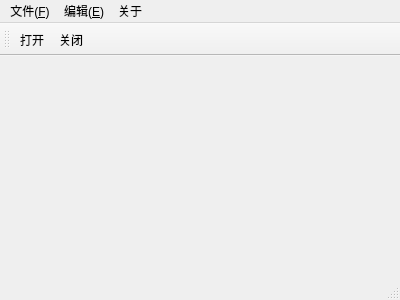
<?xml version="1.0" encoding="UTF-8"?>
<ui version="4.0">
 <class>MainWindow</class>
 <widget class="QMainWindow" name="MainWindow">
  <property name="geometry">
   <rect>
    <x>0</x>
    <y>0</y>
    <width>400</width>
    <height>300</height>
   </rect>
  </property>
  <property name="windowTitle">
   <string>MainWindow</string>
  </property>
  <widget class="QWidget" name="centralwidget"/>
  <widget class="QMenuBar" name="menubar">
   <property name="geometry">
    <rect>
     <x>0</x>
     <y>0</y>
     <width>400</width>
     <height>23</height>
    </rect>
   </property>
   <widget class="QMenu" name="menu">
    <property name="title">
     <string>文件(&amp;F)</string>
    </property>
   </widget>
   <widget class="QMenu" name="menu_E">
    <property name="title">
     <string>编辑(&amp;E)</string>
    </property>
   </widget>
   <widget class="QMenu" name="menu_2">
    <property name="title">
     <string>关于</string>
    </property>
   </widget>
   <addaction name="menu"/>
   <addaction name="menu_E"/>
   <addaction name="menu_2"/>
  </widget>
  <widget class="QStatusBar" name="statusbar"/>
  <widget class="QToolBar" name="toolBar">
   <property name="windowTitle">
    <string>toolBar</string>
   </property>
   <attribute name="toolBarArea">
    <enum>TopToolBarArea</enum>
   </attribute>
   <attribute name="toolBarBreak">
    <bool>false</bool>
   </attribute>
   <addaction name="fileOpen"/>
   <addaction name="fileClose"/>
  </widget>
  <action name="fileOpen">
   <property name="text">
    <string>打开</string>
   </property>
   <property name="toolTip">
    <string>打开</string>
   </property>
  </action>
  <action name="fileClose">
   <property name="text">
    <string>关闭</string>
   </property>
   <property name="toolTip">
    <string>关闭</string>
   </property>
  </action>
 </widget>
 <resources/>
 <connections/>
</ui>
